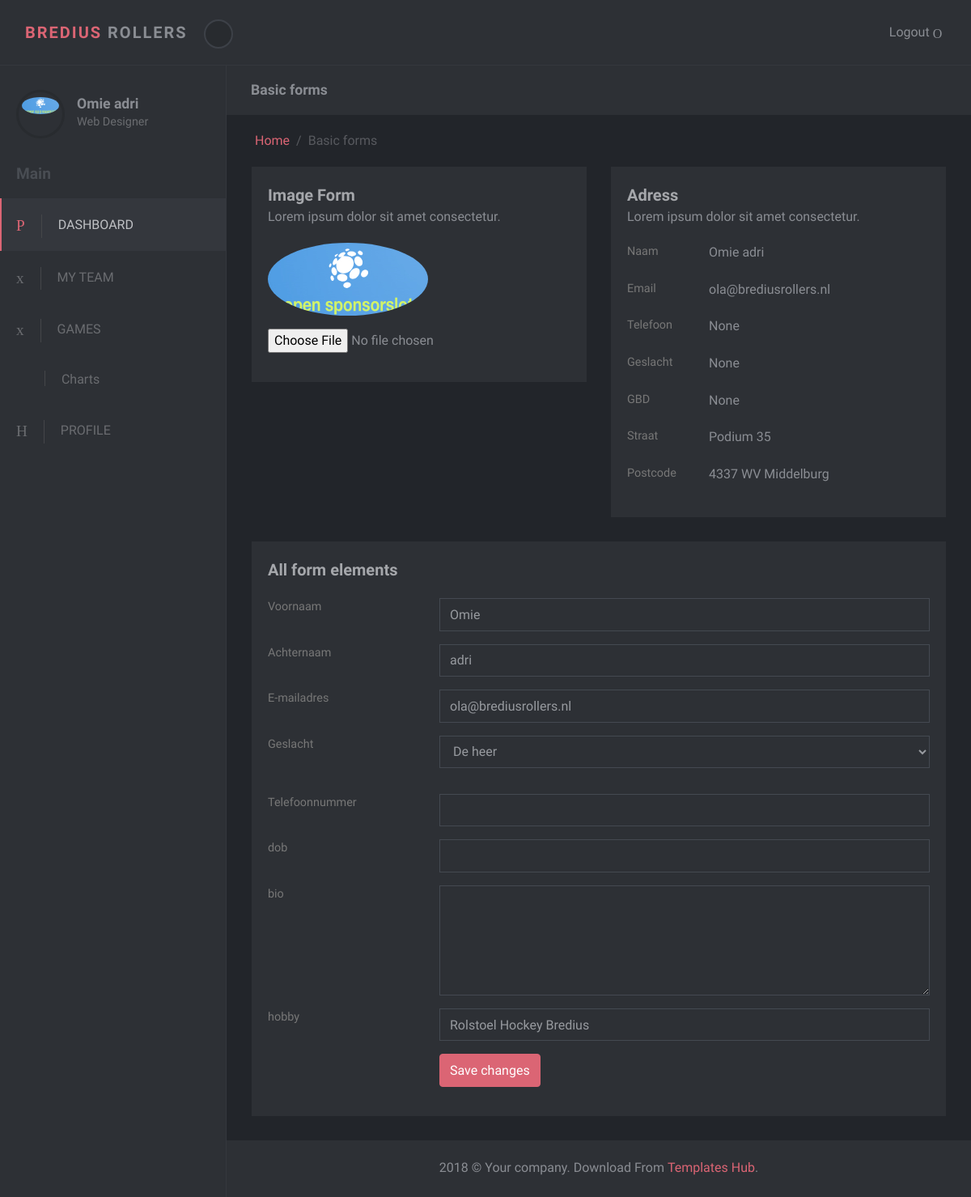
Before: /accounts/profile/ (signed in) with the older database file.
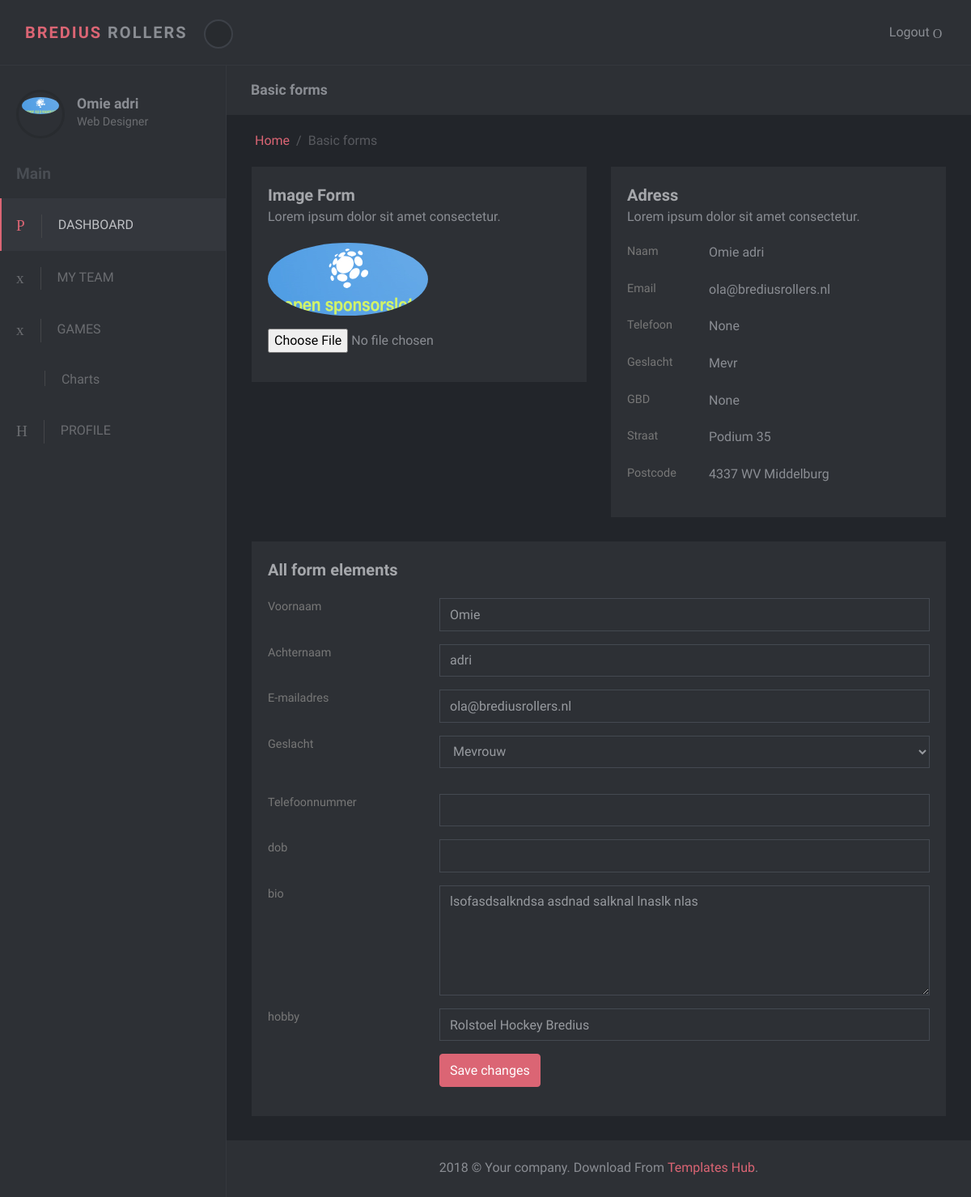
After: the same page with the newer database file.
### accounts/models.py (models this page shows, shortened)
class User(AbstractBaseUser):
    email       = models.EmailField(unique=True, max_length=128, verbose_name="Email")
    first_name  = models.CharField(max_length=255, verbose_name="Voornaam")
    last_name   = models.CharField(max_length=255, verbose_name="Achternaam")
    date_joined = models.DateTimeField(auto_now_add=True, verbose_name="Account aangemaakt")
    last_login  = models.DateTimeField(auto_now=True, verbose_name="Laatst online")
    active      = models.BooleanField(default=True)
    staff       = models.BooleanField(default=False)
    admin       = models.BooleanField(default=False)
    USERNAME_FIELD  = "email"
    REQUIRED_FIELDS = ['first_name']
    objects = UserManager()
    def get_full_name(self):
        return self.first_name + " " + self.last_name
    @property
    def is_active(self):
        return self.active

### accounts/model/profile.py (models this page shows, shortened)
class Profile(models.Model):
    GENDER_CHOICES = (
        ('Dhr', 'De heer'),
        ('Mevr', 'Mevrouw'),
    )
    user            = models.OneToOneField(User, on_delete=models.CASCADE, unique=True, primary_key=True, null=False, related_name="profile", verbose_name="User")
    gender          = models.CharField(max_length=4, null=True, blank=True, choices=GENDER_CHOICES, verbose_name="Geslacht")
    phone           = models.CharField(max_length=20, null=True, blank=True, verbose_name="Mobiel nummer")
    date_of_birth   = models.DateField(null=True, blank=True, verbose_name="Geboortedatum")
    profiel         = models.ImageField(default='profile/default_image.jpg', upload_to=profile_image, verbose_name="Profiel")
    avatar          = models.ImageField(default='profile/default_avatar.jpg', upload_to=profile_avatar, verbose_name="Avatar")
    bio             = models.TextField(max_length=200, blank=True, null=True, verbose_name="Bio")
    hobby           = models.CharField(default='Rolstoel Hockey Bredius', null=True, blank=True, max_length=200, verbose_name='Hobby(s)')
    adress          = models.ForeignKey(Adress, on_delete=models.CASCADE, null=True, blank=True, verbose_name="Adres")
    def formatted_date_dob(self):
        if self.date_of_birth:
            date = self.date_of_birth
            return date.strftime("%d %B %Y")

### accounts/model/adress.py (models this page shows, shortened)
class Adress(models.Model):
    street = models.CharField(max_length=128, verbose_name="Straat")
    house_number = models.CharField(max_length=128, verbose_name="Huisnummer")
    zipcode = models.CharField(max_length=5, verbose_name="Postcodenummers")
    zipcode_number = models.CharField(max_length=128, verbose_name="Postcode letters")
    place = models.CharField(max_length=64, verbose_name="Woonplaats")
    class Meta:
        verbose_name_plural = "Adressen"
    def get_street(self):
        return self.street + ' ' + self.house_number
    def get_zip(self):
        return self.zipcode + ' ' + self.zipcode_number + ' ' + self.place

### accounts/views.py (the view)
# urls.py: path('profile/', views.profile, name='profile'),
@login_required
def profile(request):
    if request.method == 'POST':
        user_form = UpdateUserForm(request.POST, instance=request.user)
        profile_form = UpdateProfileForm(request.POST, request.FILES, instance=request.user.profile)
        if user_form.is_valid() and profile_form.is_valid():
            user_form.save()
            profile_form.save()
            messages.success(request, 'Your profile is updated successfully')
            return redirect('Accounts:profile')
    else:
        user_form = UpdateUserForm(instance=request.user)
        profile_form = UpdateProfileForm(instance=request.user.profile)
    context = {
        'user_form': user_form,
        'profile_form': profile_form,
    }
    return render(request, 'profile.html', context)

### accounts/forms.py
class UpdateUserForm(forms.ModelForm):
    first_name = forms.CharField(max_length=100, required=True, widget=forms.TextInput(attrs={'class': 'form-control'}))
    last_name = forms.CharField(max_length=100, required=True, widget=forms.TextInput(attrs={'class': 'form-control'}))
    email = forms.EmailField(required=True, widget=forms.TextInput(attrs={'class': 'form-control'}))
    class Meta:
        model = User
        fields = ['first_name', 'last_name', 'email']

class UpdateProfileForm(forms.ModelForm):
    gender    = forms.ChoiceField(choices=Profile.GENDER_CHOICES, label='Gender', required=True, widget=forms.Select(attrs={'class':'form-control mb-3 mb-3'}))
    phone    = forms.CharField(label='Phone', required=False, widget=forms.TextInput(attrs={'class': 'form-control'}))
    date_of_birth    = forms.DateField(widget=forms.DateInput(format='%d-%m-%Y', attrs={'class': 'form-control'}), input_formats=['%d-%m-%Y'], required=False)
    avatar = forms.ImageField(widget=forms.FileInput(attrs={'class': 'form-control-file'}), required=False)
    bio = forms.CharField(widget=forms.Textarea(attrs={'class': 'form-control', 'rows': 5}), required=False)
    hobby    = forms.CharField(label='Hobbys', required=False, widget=forms.TextInput(attrs={'class': 'form-control'}))
    class Meta:
        model = Profile
        fields = ['gender', 'phone', 'date_of_birth', 'avatar', 'bio', 'hobby']

### accounts/templates/profile.html (shortened to what this page needs)
{% extends "account/account_base.html" %}
{% load static %}
{% block content %}
{% include 'account/_header.html' %}
<div class="d-flex align-items-stretch">
    {% include 'account/_nav.html' %}
    <div class="page-content">
        <div class="page-header no-margin-bottom">
            <div class="container-fluid">
                <h2 class="h5 no-margin-bottom">Basic forms</h2>
            </div>
        </div>
        <div class="container-fluid">
            <ul class="breadcrumb">
                <li class="breadcrumb-item"><a href="index.html">Home</a></li>
                <li class="breadcrumb-item active">Basic forms            </li>
            </ul>
        </div>
        <section class="no-padding-top">
            <div class="container-fluid">
                <form method="post" enctype="multipart/form-data" class="form-horizontal">
                    <div class="row">
                        <div class="col-lg-6">
                <div class="block">
                    <div class="title"><strong class="d-block">Image Form</strong><span class="d-block">Lorem ipsum dolor sit amet consectetur.</span></div>
                        <div class="block-body">
                            <div class="form-group">
                                <img class="rounded-circle account-img" src="{{ user.profile.avatar.url }}" style="cursor: pointer;"/>
                            </div>
                            <div class="form-group">
                                {{ profile_form.avatar }}
                            </div>
                        </div>
                    </div>
                </div>
                <div class="col-lg-6">
                    <div class="block">
                        <div class="title"><strong class="d-block">Adress</strong><span class="d-block">Lorem ipsum dolor sit amet consectetur.</span></div>
                        <div class="block-body">
                                <div class="form-group row">
                                    <label class="col-sm-3 form-control-label">Naam</label>
                                    <div class="col-sm-9">
                                        {{ user.get_full_name }}
                                    </div>
                                </div>
                                <div class="form-group row">
                                    <label class="col-sm-3 form-control-label">Email</label>
                                    <div class="col-sm-9">
                                        {{ user.email }}
                                    </div>
                                </div>
                                <div class="form-group row">
                                    <label class="col-sm-3 form-control-label">Telefoon</label>
                                    <div class="col-sm-9">
                                        {{ user.profile.phone }}
                                    </div>
                                </div>
                                <div class="form-group row">
                                    <label class="col-sm-3 form-control-label">Geslacht</label>
                                    <div class="col-sm-9">
                                        {{ user.profile.gender }}
                                    </div>
                                </div>
                                <div class="form-group row">
                                    <label class="col-sm-3 form-control-label">GBD</label>
                                    <div class="col-sm-9">
                                        {{ user.profile.formatted_date_dob }}
                                    </div>
                                </div>
                                <div class="form-group row">
                                    <label class="col-sm-3 form-control-label">Straat</label>
                                    <div class="col-sm-9">
                                        {{ user.profile.adress.get_street }}
                                    </div>
                                </div>
                                <div class="form-group row">
                                    <label class="col-sm-3 form-control-label">Postcode</label>
                                    <div class="col-sm-9">
                                        {{ user.profile.adress.get_zip }}
                                    </div>
                                </div>
                        </div>
                    </div>
                </div>
            <div class="col-lg-12">
                <div class="block">
                    <div class="title"><strong>All form elements</strong></div>
                    <div class="block-body">
                        <div class="form-group row">
                        <label class="col-sm-3 form-control-label">Voornaam</label>
                        <div class="col-sm-9">
                            {{ user_form.first_name }}
                            </div>
                        </div>
                        <div class="form-group row">
                            <label class="col-sm-3 form-control-label">Achternaam</label>
                            <div class="col-sm-9">
                                {{ user_form.last_name }}
                            </div>
                        </div>
                        <div class="form-group row">
                            <label class="col-sm-3 form-control-label">E-mailadres</label>
                            <div class="col-sm-9">
                                {{ user_form.email }}
                            </div>
                        </div>
                        <div class="form-group row">
                            <label class="col-sm-3 form-control-label">Geslacht</label>
                            <div class="col-sm-9">
                                {{ profile_form.gender }}
                            </div>
                        </div>
                        <div class="form-group row">
                            <label class="col-sm-3 form-control-label">Telefoonnummer</label>
                            <div class="col-sm-9">
                                {{ profile_form.phone }}
                            </div>
                        </div>
                        <div class="form-group row">
                            <label class="col-sm-3 form-control-label">dob</label>
                            <div class="col-sm-9">
                                {{ profile_form.date_of_birth }}
                            </div>
                        </div>
                        <div class="form-group row">
                            <label class="col-sm-3 form-control-label">bio</label>
                            <div class="col-sm-9">
                                {{ profile_form.bio }}
                            </div>
                        </div>
                        <div class="form-group row">
                            <label class="col-sm-3 form-control-label">hobby</label>
                            <div class="col-sm-9">
                                {{ profile_form.hobby }}
                            </div>
                        </div>
                <div class="form-group row">
                        <div class="col-sm-9 ml-auto">
                            <button type="submit" class="btn btn-primary">Save changes</button>
                            </div>
                        </div>
                    </form>
                </div>
            </div>
        </div>
{% include 'account/_footer.html' %}
{% endblock content %}

### templates/account/account_base.html (shortened to what this page needs)
{% load static %}
<!DOCTYPE html>
<html>
    <head>
        <link rel="stylesheet" href="{% static 'accounts/vendor/bootstrap/css/bootstrap.min.css' %}">
        <link rel="stylesheet" href="{% static 'accounts/vendor/font-awesome/css/font-awesome.min.css' %}">
        <link rel="stylesheet" href="{% static 'accounts/css/font.css' %}">
        <link rel="stylesheet" href="{% static 'accounts/css/style.default.css' %}" id="theme-stylesheet">
        <link rel="stylesheet" href="{% static 'accounts/css/custom.css' %}">
    </head>
    <body>
        {% block content %}  {% endblock %}
    </body>
</html>

### templates/account/_header.html (shortened to what this page needs)
<header class="header">
    <nav class="navbar navbar-expand-lg">
        <div class="container-fluid d-flex align-items-center justify-content-between">
            <div class="navbar-header">
                <a href="{% url 'Accounts:dashboard' %}" class="navbar-brand">
                    <div class="brand-text brand-big visible text-uppercase">
                        <strong class="text-primary">Bredius</strong>
                        <strong>Rollers</strong>
                    </div>
                </a>
                <button class="sidebar-toggle"><i class="fa fa-long-arrow-left"></i></button>
            </div>
            <div class="right-menu list-inline no-margin-bottom">
                <div class="list-inline-item logout">
                    <a id="logout" href="{% url 'Accounts:logout' %}" class="nav-link">Logout <i class="icon-logout"></i></a>
                </div>
            </div>
        </div>
    </nav>
</header>

### templates/account/_nav.html
<nav id="sidebar">
    <div class="sidebar-header d-flex align-items-center">
      <div class="avatar"><img src="{{ user.profile.avatar.url }}" alt="{{ user.profile.avatar.url }}" class="img-fluid rounded-circle"></div>
      <div class="title">
        <h1 class="h5">{{ user.get_full_name }}</h1>
        <p>Web Designer</p>
      </div>
    </div>
    <span class="heading">Main</span>
    <ul class="list-unstyled">
        <li class="active"><a href="{% url 'Accounts:dashboard' %}"> <i class="icon-home"></i>DASHBOARD</a></li>
        <li><a href="{% url 'Accounts:team' %}"> <i class="icon-grid"></i>MY TEAM</a></li>
        <li><a href="{% url 'Accounts:account_games' %}"> <i class="icon-grid"></i>GAMES </a></li>
        <li><a href="charts.html"> <i class="fa fa-bar-chart"></i>Charts </a></li>
        <li><a href="{% url 'Accounts:profile' %}"> <i class="icon-padnote"></i>PROFILE</a></li>
    </ul>
</nav>

### templates/account/_footer.html (shortened to what this page needs)
<footer class="footer">
    <div class="footer__block block no-margin-bottom">
        <div class="container-fluid text-center">
            <p class="no-margin-bottom">2018 &copy; Your company. Download From <a target="_blank" href="https://templateshub.net">Templates Hub</a>.</p>
        </div>
    </div>
</footer>

Changed rows visible on the page:
changed User "Omie adri": profile.gender "None" → "Mevr"
changed Profile "Rolstoel Hockey Bredius": gender "De heer" → "Mevrouw"; bio (not shown) → "lsofasdsalkndsa asdnad salknal lnaslk nlas"
